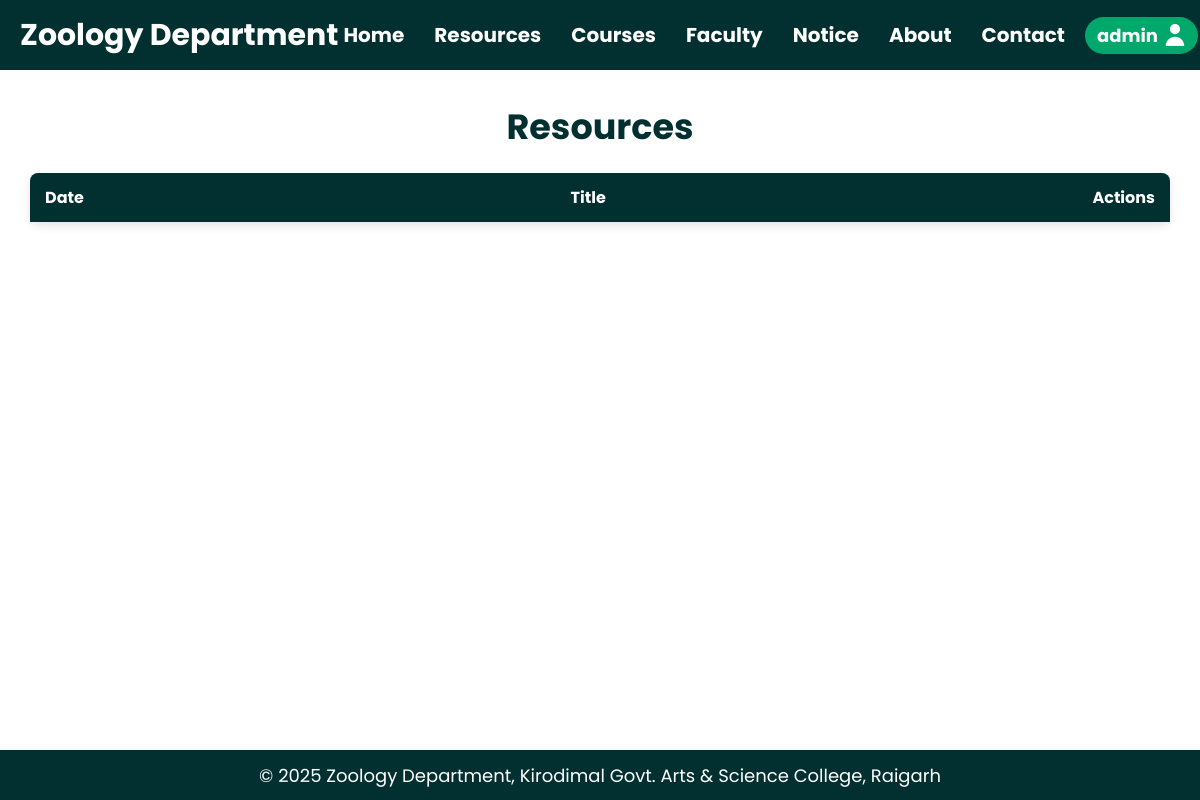
Page /resources.php (signed in) on the earlier database version.
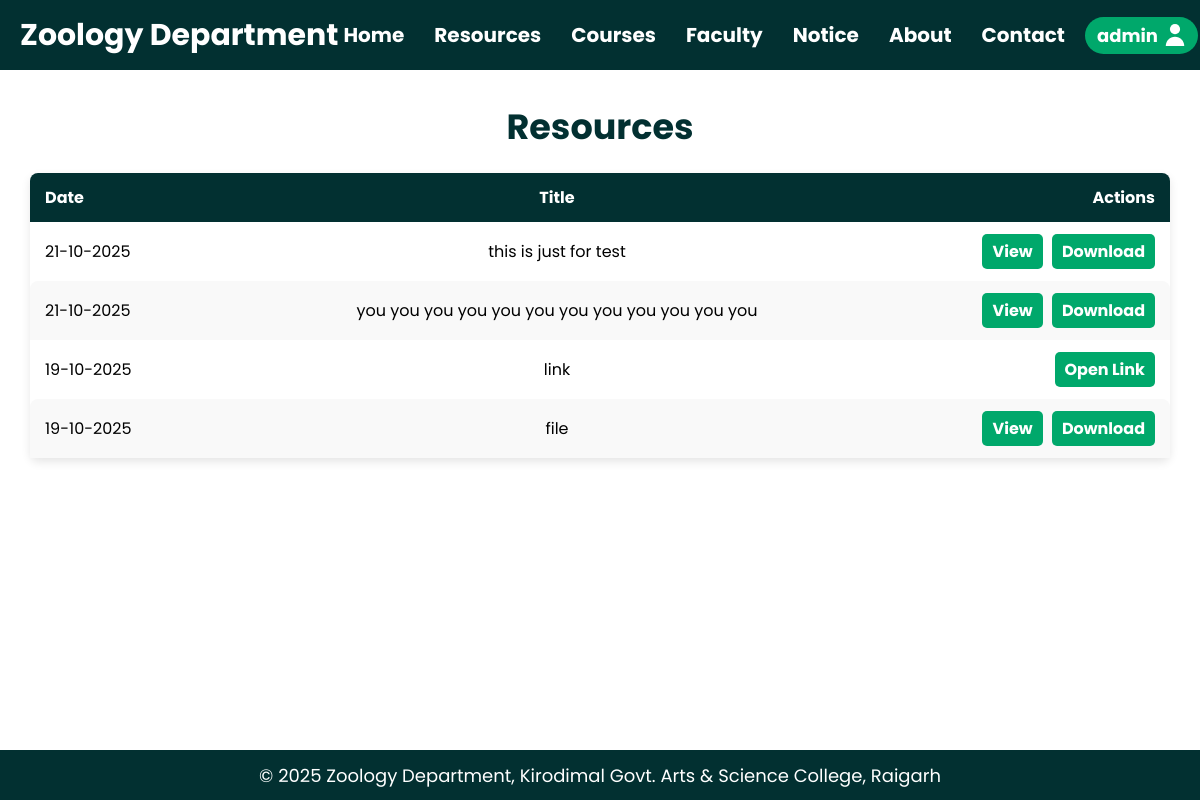
Same page on the later database version.
### tables this page shows
CREATE TABLE IF NOT EXISTS `resources` (
  `id` int NOT NULL AUTO_INCREMENT,
  `title` varchar(255) NOT NULL,
  `type` enum('file','link') NOT NULL,
  `file_path` varchar(255) DEFAULT NULL,
  `link_url` varchar(255) DEFAULT NULL,
  `date` date NOT NULL,
  `uploaded_by` varchar(255) DEFAULT NULL,
  PRIMARY KEY (`id`)
);

### resources.php (the view)
<?php
include 'database/database.php';
include 'header.php';
$result = mysqli_query($conn, "SELECT * FROM resources ORDER BY date DESC");
?>
<main class="resource-page-view">
    <div class="resource-table-content">
        <h1 class="resource-title">Resources</h1>
        <table>
            <thead>
                <tr>
                    <th>Date</th>
                    <th>Title</th>
                    <th>Actions</th>
                </tr>
            </thead>
            <tbody>
                <?php while($row = mysqli_fetch_assoc($result)): ?>
                    <tr>
                        <td><?php echo date('d-m-Y', strtotime($row['date'])); ?></td>
                        <td><?php echo htmlspecialchars($row['title']); ?></td>
                        <td class="actions-cell">
                            <?php if($row['type'] == 'file'): ?>
                                <a href="<?php echo htmlspecialchars($row['file_path']); ?>" target="_blank" class="edit">View</a>
                            <?php else: ?>
                                <a href="<?php echo htmlspecialchars($row['link_url']); ?>" target="_blank" class="edit">Open Link</a>
                            <?php endif; ?>
                             <?php if($row['type'] == 'file'): ?>
                                <a href="<?php echo htmlspecialchars($row['file_path']); ?>" download class="edit">Download</a>
                            <?php else: ?>
                            <?php endif; ?>
                        </td>
                    </tr>
                <?php endwhile; ?>
            </tbody>
        </table>
    </div>
</main>
<?php include 'footer.php'; ?>

Differences in the rows shown:
added resources: date "21-10-2025", title "this is just for test"
added resources: date "21-10-2025", title "you you you you you you you you you you you you"
added resources: date "19-10-2025", title "link"
added resources: date "19-10-2025", title "file"
